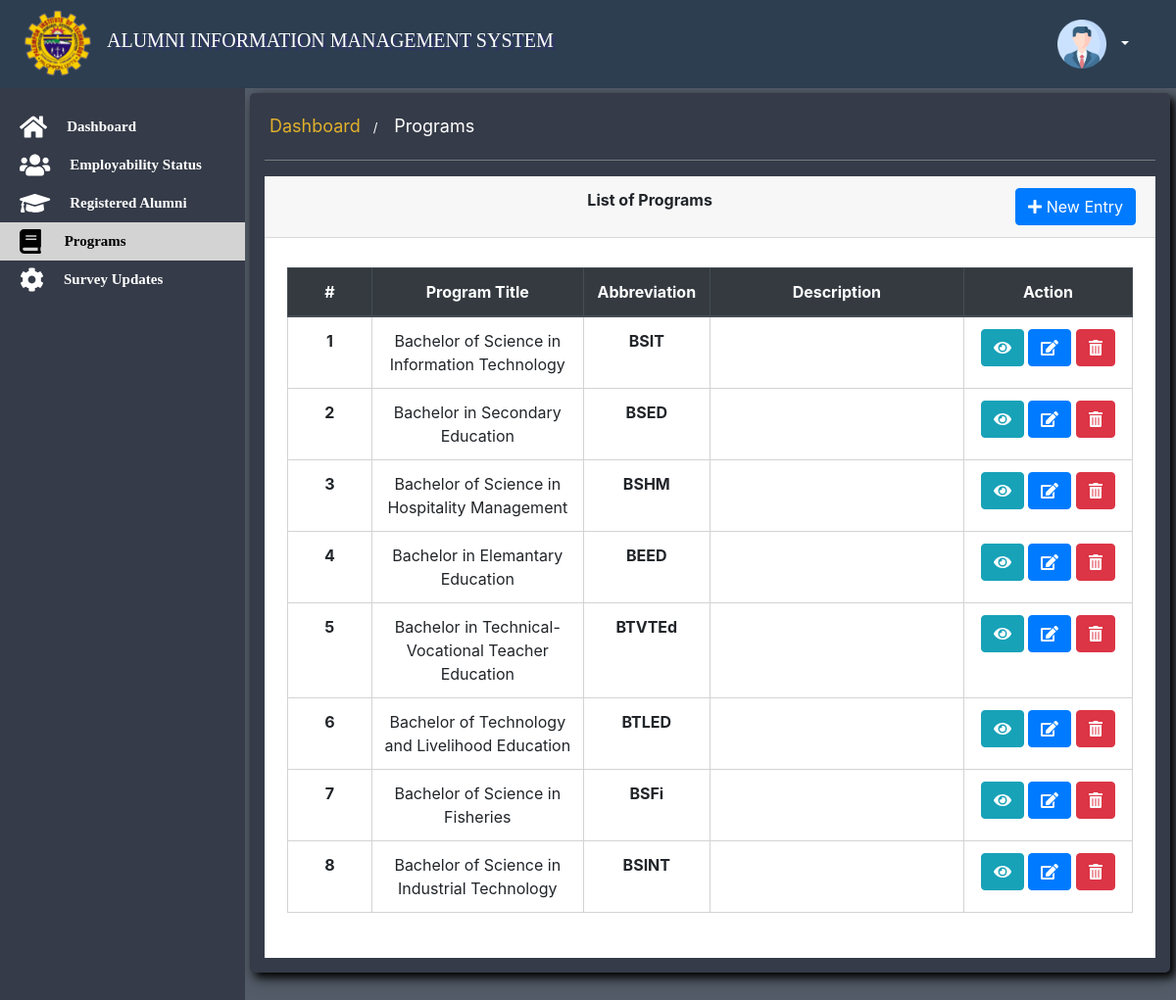
Page /programs.php (signed in) on the committed database.
### tables this page shows
CREATE TABLE `programs` (
  `ID` int(100) NOT NULL,
  `TITLE` varchar(1000) NOT NULL,
  `ABBREVIATION` varchar(100) NOT NULL,
  `DESCRIPTION` varchar(10000) NOT NULL,
  `DATE_ADDED` varchar(100) NOT NULL
);

### programs.php (the view, shortened to what this page needs)
<?php
      require "connection.php";
     if(isset($_SESSION['username'], $_SESSION['password'])) {
 ?>
<!DOCTYPE html>
<html>
<head>
</head>
<body>
<?php include "header.php"; ?>
<div class="containerr">
<?php include "sidebar.php";
?>
<div class="contentt">
<div class="welcome">
<ul class="breadcrumb">
  <li><a href="#">Dashboard</a></li>
  <li><a href="#" style="color:white;">Programs</a></li>
</ul>
		<hr>
    </div>
		<div class="eventtable">
			<div class="card-header">
							<b>List of Programs</b>
							<span class="float:right"><a class="btn btn-primary float-right" data-toggle="modal" data-target="#exampleModal" style="color: white;">
						<i class="fa fa-plus"></i> New Entry
					</a></span>
			</div>
			<div class="con">
				<table class="table">
				<colgroup>
					<col width="10%">
					<col width="25%">
					<col width="15%">
					<col width="30%">
					<col width="20%">
				</colgroup>
				  <thead class="thead-dark">
				    <tr>
				      <th scope="col">#</th>
				      <th scope="col">Program Title</th>
				      <th scope="col">Abbreviation</th>
				      <th scope="col">Description</th>
				      <th scope="col">Action</th>
				    </tr>
				  </thead>
				  <tbody>
<?php
$query = "SELECT * FROM programs";
$result = mysqli_query($con, $query);
$i = 1;
if ($result) {
	while($row =mysqli_fetch_assoc($result)){ ?>
			  	    <tr>
				      <td><b><?php echo $i++; ?></b></td>
				      <td class="title"><?php echo $row['TITLE']; ?></td>
				      <td class="program"><b><?php echo $row['ABBREVIATION']; ?></b></td>
				      <td class="description"><?php echo $row['DESCRIPTION']; ?></td>
				      <td class="text-center">
				      	<button type="button" class="view btn btn-info" data-toggle="modal" data-target="#viewmodal" title="View Details" data-mdb-toggle="popover" data-mdb-trigger="hover"><i class="fas fa-eye"></i></button>
				      	<button type="button" class="edit btn btn-primary" data-toggle="modal" data-target="#editmodal" title="Edit Program" data-mdb-toggle="popover" data-mdb-trigger="hover"><i class="fas fa-edit"></i></button>
						<button type="button" class="delete btn btn-danger" data-toggle="modal" data-target="#deletemodal" title="Delete Program" data-mdb-toggle="popover" data-mdb-trigger="hover"><i class="fas fa-trash-alt"></i></button>
				      </td>
				    </tr>
<?php
		}
}
?>	  </tbody>
				</table>
			</div>
			</div>
		 </div>
</div>
</body>
</html>
<?php
}else {
    header("location:login.php");
    exit;
    }
?>

### csstyle.css (style rules this page uses)
* { margin: 0; padding: 0; }
body { background-repeat: no-repeat; background-size: cover; background-color:#535c68; position: static; }
.containerr { width: 100%; padding: 90px 0; background-color: transparent; display: flex; }
.contentt { width: 98%; border-radius: 5px; margin-top:5px; margin-left:295px; margin-right:.5%; margin-bottom: 100px; background-color:#353b48; box-shadow: 5px 5px 10px 0 rgba(0,0,0.3),0 7px 21px 0 rgba(0,0,0,0.20); padding: 20px; display: flex; align-items: center; text-align: center; justify-content: center; flex-direction: column; }
.eventtable { width: 100%; background-color: #ffffff; display: flex; flex-direction: column; }
.con { width: 95%; margin: 30px auto; }
th,td { border: .5px solid lightgray; }
tr:hover td,th { background-color: lightgray; border: .5px solid white; }
.breadcrumb { list-style-type: none; padding: 10px 16px; text-align: center; margin: 0; padding: 0; background-color:transparent; }
.breadcrumb li { display: inline-block; font-size: 13px; width: auto; }
.breadcrumb li+ li:before { padding: 8px; color: white; width: auto; content: "/\00a0"; }
.breadcrumb li a { color: #e1b12c; text-decoration: none; width: auto; font-size: 18px; display: inline-block; }
.welcome { width: 100%; text-align: left; }
hr { width: 100%; background: #7f8c8d; }
@media screen and (max-width: 1600px) { .contentt { margin-left: 255px; padding: 15px; } }

### header.php (style rules this page uses)
li { width: 100%; list-style: none; }
li a { text-decoration: none; color: black; font-size: 12px; align-items: center; display: flex; padding: 5px; }

### sidebar.php (style rules this page uses)
li { width: 100%; }

### rows in the picture
programs: TITLE "Bachelor of Science in Information Technology", ABBREVIATION "BSIT"
programs: TITLE "Bachelor in Secondary Education", ABBREVIATION "BSED"
programs: TITLE "Bachelor of Science in Hospitality Management", ABBREVIATION "BSHM"
programs: TITLE "Bachelor in Elemantary Education", ABBREVIATION "BEED"
programs: TITLE "Bachelor in Technical-Vocational Teacher Education", ABBREVIATION "BTVTEd"
programs: TITLE "Bachelor of Technology and Livelihood Education", ABBREVIATION "BTLED"
programs: TITLE "Bachelor of Science in Fisheries", ABBREVIATION "BSFi"
programs: TITLE "Bachelor of Science in Industrial Technology", ABBREVIATION "BSINT"
